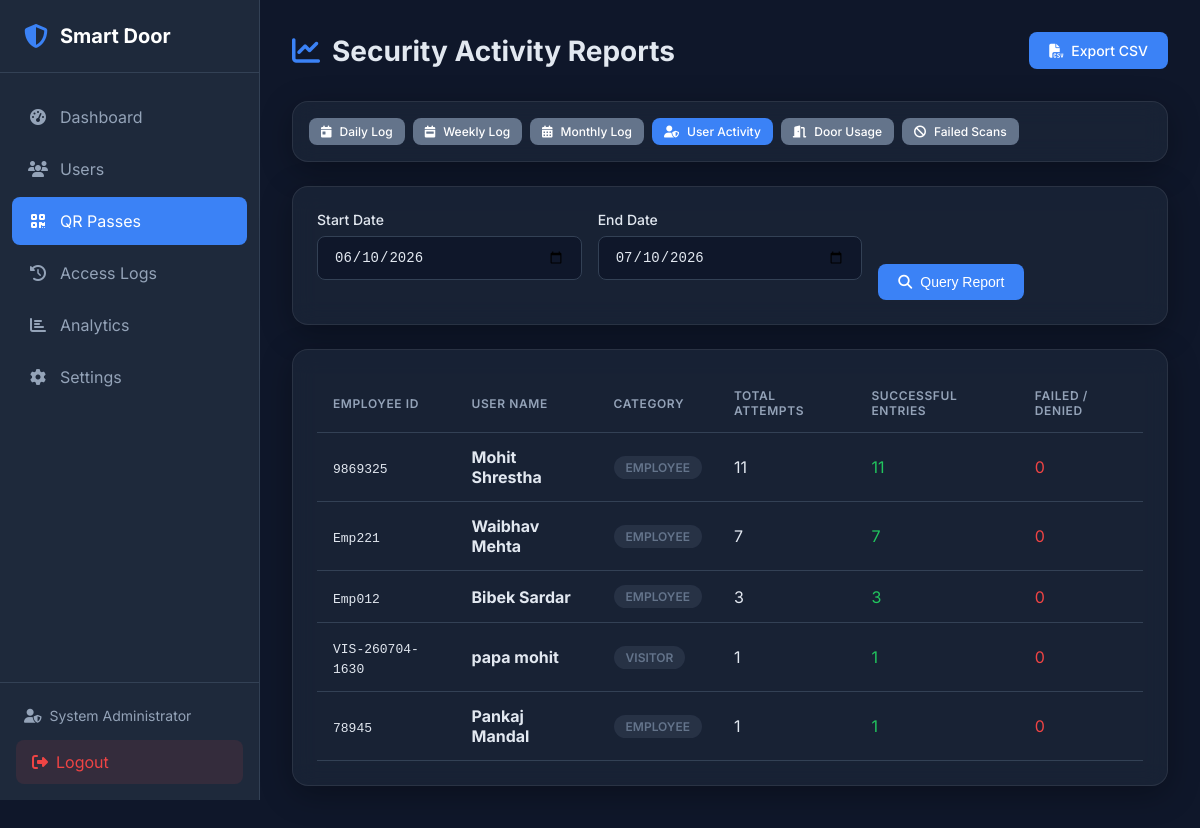
The page /admin/qr/reports?type=user&start_date=2026-06-10&end_date=2026-07-10 (signed in) on the database as committed earlier.
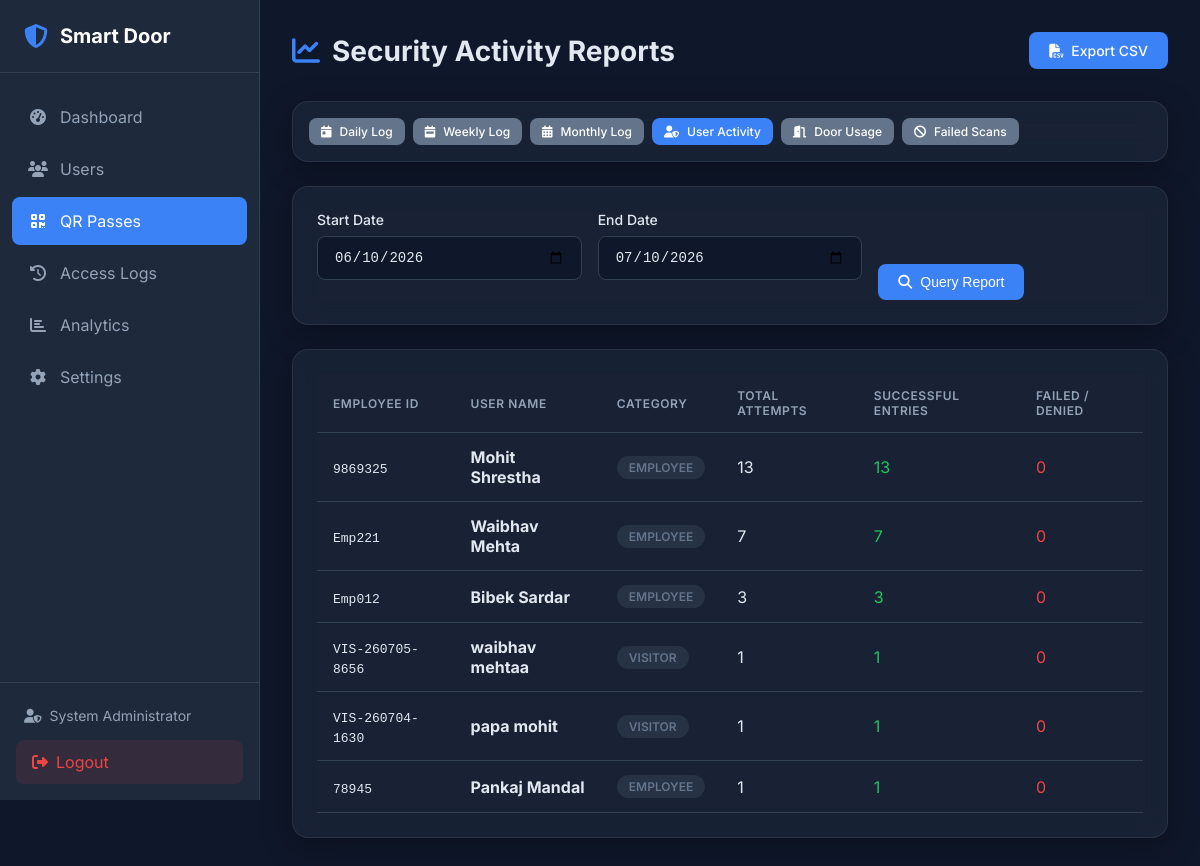
The same page on the database as committed later.
### tables this page shows
CREATE TABLE users (
    id INTEGER PRIMARY KEY AUTOINCREMENT,
    employee_id VARCHAR(50) UNIQUE NOT NULL,
    first_name VARCHAR(50) NOT NULL,
    last_name VARCHAR(50) NOT NULL,
    email VARCHAR(100) UNIQUE,
    phone VARCHAR(20),
    department VARCHAR(100),
    designation VARCHAR(100),
    is_active BOOLEAN DEFAULT 1,
    face_enrolled BOOLEAN DEFAULT 0,
    fingerprint_enrolled BOOLEAN DEFAULT 0,
    created_at DATETIME DEFAULT CURRENT_TIMESTAMP,
    updated_at DATETIME DEFAULT CURRENT_TIMESTAMP,
    created_by INTEGER, user_type VARCHAR(50) DEFAULT 'Employee', access_level VARCHAR(50) DEFAULT 'Normal', allowed_doors TEXT DEFAULT 'Main Entrance', status VARCHAR(20) DEFAULT 'Active', expiration_date DATETIME NULL,
    FOREIGN KEY (created_by) REFERENCES admin(id)
);

### web/routes/qr_routes.py (the view)
@qr_bp.route('/admin/qr/reports')
@login_required
def reports():
    report_type = request.args.get('type', 'daily')
    start_date_str = request.args.get('start_date')
    end_date_str = request.args.get('end_date')
    today = date.today()
    start = today - timedelta(days=30)
    end = today
    if start_date_str:
        try:
            start = datetime.strptime(start_date_str, '%Y-%m-%d').date()
        except ValueError:
            pass
    if end_date_str:
        try:
            end = datetime.strptime(end_date_str, '%Y-%m-%d').date()
        except ValueError:
            pass
    reports_data = qr_repo.get_reports_data(report_type, start, end)
    return render_template(
        'qr/reports.html',
        data=reports_data,
        report_type=report_type,
        start_date=start.strftime('%Y-%m-%d'),
        end_date=end.strftime('%Y-%m-%d')
    )

### database/db_manager.py (called while the page is built, shortened)
    def _get_connection(self) -> sqlite3.Connection:
        return self._local.connection

    def execute(self, query: str, params: tuple = ()) -> sqlite3.Cursor:
        conn = self._get_connection()
        cursor = conn.cursor()
        cursor.execute(query, params)
        return cursor

### web/routes/qr_routes.py (called while the page is built)
def login_required(f):
    @wraps(f)
    def decorated_function(*args, **kwargs):
        if 'admin_id' not in session:
            flash('Please log in to access this page.', 'warning')
            return redirect(url_for('login'))
        return f(*args, **kwargs)
    return decorated_function

### web/templates/qr/reports.html (shortened to what the changed rows need)
{% extends "base.html" %}
{% block extra_css %}
<link rel="stylesheet" href="{{ url_for('static', filename='css/qr.css') }}">
{% endblock %}
{% block content %}
<div class="page-header">
    <h1><i class="fas fa-chart-line"></i> Security Activity Reports</h1>
</div>
<div class="qr-glass-card">
    <div class="table-responsive">
        {% if data %}
            <table class="table">
                <thead>
                    <tr>
                        {% if report_type == 'daily' %}
                            <th>Access Date</th>
                            <th>Total Attempts</th>
                            <th>Successful entries</th>
                            <th>Failed / Denied</th>
                        {% elif report_type == 'weekly' %}
                            <th>Week Number</th>
                            <th>Week Start Date</th>
                            <th>Total Attempts</th>
                            <th>Successful entries</th>
                            <th>Failed / Denied</th>
                        {% elif report_type == 'monthly' %}
                            <th>Month / Year</th>
                            <th>Total Attempts</th>
                            <th>Successful entries</th>
                            <th>Failed / Denied</th>
                        {% elif report_type == 'user' %}
                            <th>Employee ID</th>
                            <th>User Name</th>
                            <th>Category</th>
                            <th>Total Attempts</th>
                            <th>Successful entries</th>
                            <th>Failed / Denied</th>
                        {% elif report_type == 'door' %}
                            <th>Door Name</th>
                            <th>Total Attempts</th>
                            <th>Successful entries</th>
                            <th>Failed / Denied</th>
                        {% endif %}
                    </tr>
                </thead>
                <tbody>
                    {% for row in data %}
                    <tr>
                        {% if report_type == 'daily' %}
                            <td><strong>{{ row.access_date }}</strong></td>
                            <td>{{ row.total_attempts }}</td>
                            <td><span class="text-success">{{ row.successful }}</span></td>
                            <td><span class="text-danger">{{ row.failed }}</span></td>
                        {% elif report_type == 'weekly' %}
                            <td>Week {{ row.week_num }}</td>
                            <td>{{ row.week_start }}</td>
                            <td>{{ row.total_attempts }}</td>
                            <td><span class="text-success">{{ row.successful }}</span></td>
                            <td><span class="text-danger">{{ row.failed }}</span></td>
                        {% elif report_type == 'monthly' %}
                            <td><strong>{{ row.month_year }}</strong></td>
                            <td>{{ row.total_attempts }}</td>
                            <td><span class="text-success">{{ row.successful }}</span></td>
                            <td><span class="text-danger">{{ row.failed }}</span></td>
                        {% elif report_type == 'user' %}
                            <td><code>{{ row.employee_id }}</code></td>
                            <td><strong>{{ row.user_name }}</strong></td>
                            <td><span class="badge badge-secondary">{{ row.user_type }}</span></td>
                            <td>{{ row.total_attempts }}</td>
                            <td><span class="text-success">{{ row.successful }}</span></td>
                            <td><span class="text-danger">{{ row.failed }}</span></td>
                        {% elif report_type == 'door' %}
                            <td><strong>{{ row.door }}</strong></td>
                            <td>{{ row.total_attempts }}</td>
                            <td><span class="text-success">{{ row.successful }}</span></td>
                            <td><span class="text-danger">{{ row.failed }}</span></td>
                        {% endif %}
                    </tr>
                    {% endfor %}
                </tbody>
            </table>
        {% else %}
            <div class="empty-state">
                <i class="fas fa-folder-open"></i>
                <h3>No Logs Found</h3>
                <p>No activity log entries matched the selected timeframe.</p>
            </div>
        {% endif %}
    </div>
</div>
{% endblock %}

Rows that differ between the two databases and show on the page:
changed users (number 1 of 6 on the later page): total_attempts "11" → "13"; successful "11" → "13"
added users: employee_id "VIS-260705-8656", user_name "waibhav mehtaa", user_type "VISITOR", total_attempts "1", successful "1", failed "0"
